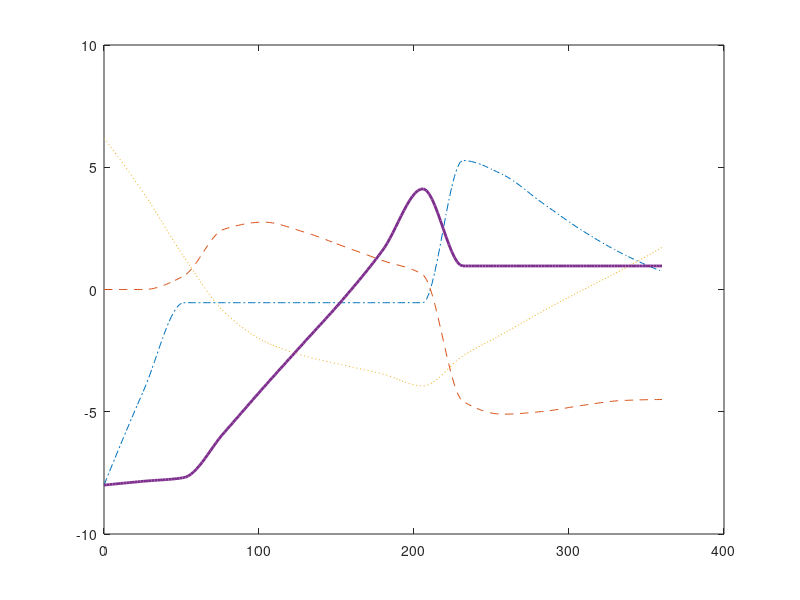

MATLAB code for this plot: (Note: this script raises an error after producing the figure.)

% close all;

series = [         
         0         0         0         0         0         0         0         0         0 ;
    0.0714   -0.1590    2.2443         0   -3.8896   -0.1590    2.2443         0   -3.8896  ;
    0.1429   -0.3055    4.8344   -0.5563   -7.4600   -0.3055    4.8344   -0.5563   -7.4600  ;
    0.2143   -2.1211    7.0724   -2.4586   -7.4600   -2.1211    7.0724   -2.4586   -7.4600  ;
    0.2857   -3.9860    8.2798   -2.7570   -7.4600   -3.9860    8.2798   -2.7570   -7.4600  ;
    0.3571   -5.7975    8.8835   -2.3611   -7.4600   -5.7975    8.8835   -2.3611   -7.4600  ;
    0.4286   -7.6074    9.2712   -1.7712   -7.4600   -7.6074    9.2712   -1.7712   -7.4600  ;
    0.5000   -9.6264    9.6372   -1.1775   -7.4600   -9.6264    9.6372   -1.1775   -7.4600  ;
    0.5714  -12.1203   10.1265   -0.6038   -7.4600  -12.1203   10.1265   -0.6038   -7.4600  ;
    0.6429   -8.9630    8.9014    4.5705  -13.2760   -8.9630    8.9014    4.5705  -13.2760  ;
    0.7143   -8.9630    7.9985    5.0992  -12.7040   -8.9630    7.9985    5.0992  -12.7040  ;
    0.7857   -8.9630    7.0732    4.9900  -11.5388   -8.9630    7.0732    4.9900  -11.5388  ;
    0.8571   -8.9630    6.2100    4.7400  -10.4100   -8.9630    6.2100    4.7400  -10.4100   ;  
    0.9286   -8.9630    5.3700    4.5400   -9.4700   -8.9630    5.3700    4.5400   -9.4700  ;
    1.0000   -8.9630    4.4591    4.5000   -8.7400   -8.9630    4.4591    4.5000   -8.7400 ; 
    ];
% % % % % % % % % % % % % % % % % % % % % % % % % % % % % % % % % % % % % %
series(1:end,2:end) = -1*series(1:end,2:end);



% n = 1;
% tt = ((0:0.11:29)*2-1);
% dd = load('fullscan.txt');
% % plot(tt,dd(:,n)/max(abs(dd(:,n))),'k','LineWidth',2)
% plot(tt,dd(:,n),'k','LineWidth',2)
% xlim([min(data(:,1)) 0.065]/0.001)
% % ylim([-10.5 0.5])
% xlabel('Time (ms)','FontSize',14)
% ylabel('Voltage change (V)','FontSize',14)
% set(gca,'FontSize',14)
% 
% set(gca,'YTick',[-10 -9 -8 -7 -6 -5 -4 -3 -2 -1 0],'YTickLabel',{'-10';'';'-8';'';'-6';'';'-4';'';'-2';'';'0' });

n = 200;
x = linspace(0,1,n)
sv = zeros(4,n);
for v = 1:4;
sv(v,:) = 1*interp1(series(:,1),series(:,v+1),x,'cubic');
end
x = x*360;
vo = [-8 6.18 0 -8]
plot(x,sv(4,:)+vo(4),'-.',x,sv(3,:)+vo(3),'--',x,sv(2,:)+vo(2),':',x,sv(1,:)+vo(1),'-','LineWidth',2)
legend('#1','#2','#3','#4','Location','NE')
xlim([0 360])
xlabel('Shuttle distance from centre (\mum)','FontSize',14)
ylabel('Voltage on DC electrode','FontSize',14)
set(gca,'FontSize',14)
set(gca,'YTick',[-9 -8 -7 -6 -5 -4 -3 -2 -1 0 1 2 3 4 5 6 7 8 9 ],'YTickLabel','|-8||-6||-4||-2||0||2||4||6||8')
ylim([-9 9])


out = [x(:) sv(4,:)'+vo(4) sv(3,:)'+vo(3) sv(2,:)'+vo(2) sv(1,:)'+vo(1)];
save 'rtusual.dat' 'out' '-ascii'